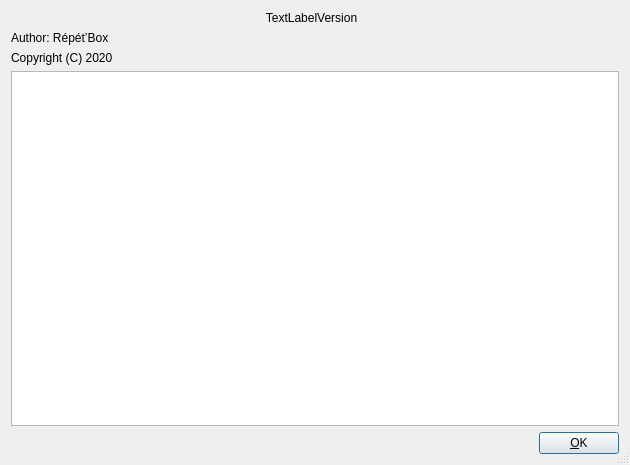
<?xml version="1.0" encoding="UTF-8"?>
<ui version="4.0">
 <class>CAboutDlgBase</class>
 <widget class="QDialog" name="CAboutDlgBase">
  <property name="geometry">
   <rect>
    <x>0</x>
    <y>0</y>
    <width>630</width>
    <height>465</height>
   </rect>
  </property>
  <property name="sizePolicy">
   <sizepolicy hsizetype="Minimum" vsizetype="Minimum">
    <horstretch>0</horstretch>
    <verstretch>0</verstretch>
   </sizepolicy>
  </property>
  <property name="windowTitle">
   <string>About</string>
  </property>
  <property name="sizeGripEnabled">
   <bool>true</bool>
  </property>
  <layout class="QVBoxLayout">
   <item>
    <layout class="QHBoxLayout">
     <item>
      <layout class="QVBoxLayout">
       <item>
        <layout class="QHBoxLayout">
         <property name="spacing">
          <number>6</number>
         </property>
         <property name="leftMargin">
          <number>0</number>
         </property>
         <property name="topMargin">
          <number>0</number>
         </property>
         <property name="rightMargin">
          <number>0</number>
         </property>
         <property name="bottomMargin">
          <number>0</number>
         </property>
         <item>
          <widget class="QLabel" name="PixmapLabelDreamLogo">
           <property name="sizePolicy">
            <sizepolicy hsizetype="Fixed" vsizetype="Fixed">
             <horstretch>0</horstretch>
             <verstretch>0</verstretch>
            </sizepolicy>
           </property>
           <property name="pixmap">
            <pixmap/>
           </property>
           <property name="scaledContents">
            <bool>true</bool>
           </property>
           <property name="wordWrap">
            <bool>false</bool>
           </property>
          </widget>
         </item>
         <item>
          <widget class="QLabel" name="lblVersion">
           <property name="sizePolicy">
            <sizepolicy hsizetype="Expanding" vsizetype="Preferred">
             <horstretch>0</horstretch>
             <verstretch>0</verstretch>
            </sizepolicy>
           </property>
           <property name="text">
            <string>TextLabelVersion</string>
           </property>
           <property name="alignment">
            <set>Qt::AlignCenter</set>
           </property>
           <property name="wordWrap">
            <bool>false</bool>
           </property>
          </widget>
         </item>
        </layout>
       </item>
       <item>
        <layout class="QHBoxLayout">
         <property name="spacing">
          <number>6</number>
         </property>
         <property name="leftMargin">
          <number>0</number>
         </property>
         <property name="topMargin">
          <number>0</number>
         </property>
         <property name="rightMargin">
          <number>0</number>
         </property>
         <property name="bottomMargin">
          <number>0</number>
         </property>
         <item>
          <layout class="QVBoxLayout">
           <property name="spacing">
            <number>6</number>
           </property>
           <property name="leftMargin">
            <number>0</number>
           </property>
           <property name="topMargin">
            <number>0</number>
           </property>
           <property name="rightMargin">
            <number>0</number>
           </property>
           <property name="bottomMargin">
            <number>0</number>
           </property>
           <item>
            <widget class="QLabel" name="lblAuthorNames">
             <property name="text">
              <string>Author: Répét’Box</string>
             </property>
             <property name="wordWrap">
              <bool>false</bool>
             </property>
            </widget>
           </item>
           <item>
            <widget class="QLabel" name="lblCopyright">
             <property name="text">
              <string>Copyright (C) 2020</string>
             </property>
             <property name="wordWrap">
              <bool>false</bool>
             </property>
            </widget>
           </item>
          </layout>
         </item>
         <item>
          <spacer>
           <property name="orientation">
            <enum>Qt::Horizontal</enum>
           </property>
           <property name="sizeType">
            <enum>QSizePolicy::Expanding</enum>
           </property>
           <property name="sizeHint" stdset="0">
            <size>
             <width>20</width>
             <height>20</height>
            </size>
           </property>
          </spacer>
         </item>
        </layout>
       </item>
      </layout>
     </item>
     <item>
      <layout class="QVBoxLayout">
       <item>
        <spacer>
         <property name="orientation">
          <enum>Qt::Vertical</enum>
         </property>
         <property name="sizeType">
          <enum>QSizePolicy::Minimum</enum>
         </property>
         <property name="sizeHint" stdset="0">
          <size>
           <width>20</width>
           <height>1</height>
          </size>
         </property>
        </spacer>
       </item>
      </layout>
     </item>
    </layout>
   </item>
   <item>
    <widget class="QTextBrowser" name="txvCredits"/>
   </item>
   <item>
    <layout class="QHBoxLayout">
     <property name="spacing">
      <number>6</number>
     </property>
     <property name="leftMargin">
      <number>0</number>
     </property>
     <property name="topMargin">
      <number>0</number>
     </property>
     <property name="rightMargin">
      <number>0</number>
     </property>
     <property name="bottomMargin">
      <number>0</number>
     </property>
     <item>
      <spacer>
       <property name="orientation">
        <enum>Qt::Horizontal</enum>
       </property>
       <property name="sizeType">
        <enum>QSizePolicy::Expanding</enum>
       </property>
       <property name="sizeHint" stdset="0">
        <size>
         <width>20</width>
         <height>20</height>
        </size>
       </property>
      </spacer>
     </item>
     <item>
      <widget class="QPushButton" name="buttonOk">
       <property name="text">
        <string>&amp;OK</string>
       </property>
       <property name="autoDefault">
        <bool>true</bool>
       </property>
       <property name="default">
        <bool>true</bool>
       </property>
      </widget>
     </item>
    </layout>
   </item>
  </layout>
 </widget>
 <tabstops>
  <tabstop>buttonOk</tabstop>
  <tabstop>txvCredits</tabstop>
 </tabstops>
 <resources/>
 <connections>
  <connection>
   <sender>buttonOk</sender>
   <signal>clicked()</signal>
   <receiver>CAboutDlgBase</receiver>
   <slot>accept()</slot>
   <hints>
    <hint type="sourcelabel">
     <x>20</x>
     <y>20</y>
    </hint>
    <hint type="destinationlabel">
     <x>20</x>
     <y>20</y>
    </hint>
   </hints>
  </connection>
 </connections>
</ui>
